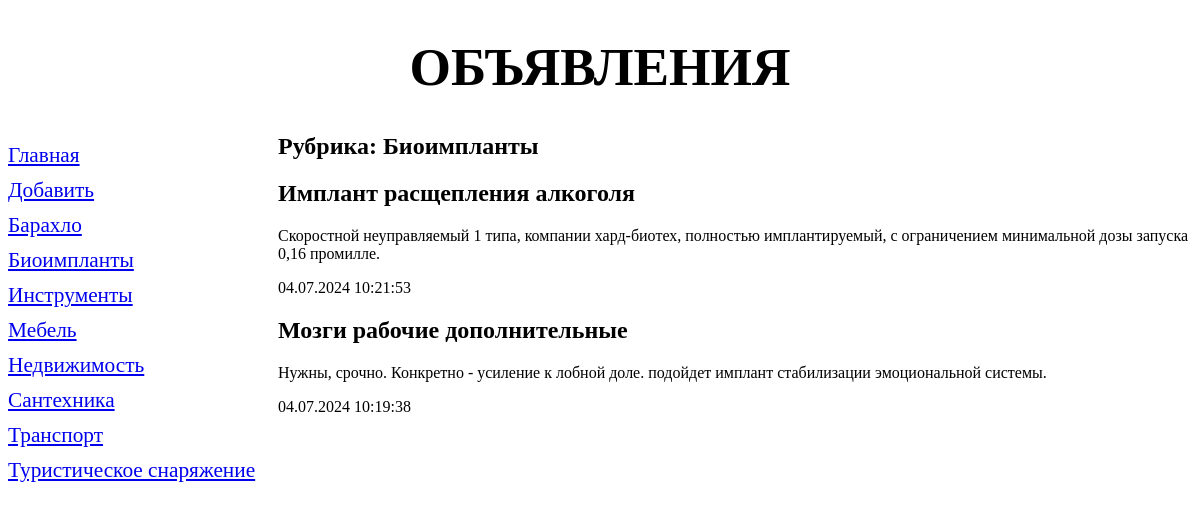
The app's page /bboard/5/, older data.
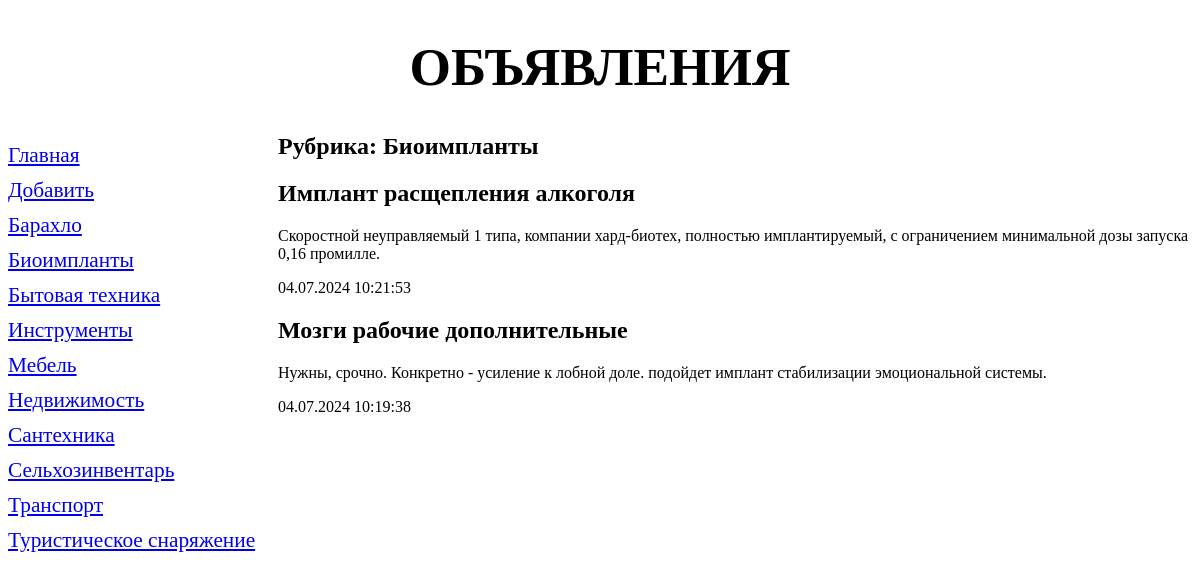
The same page, newer data.
### bboard/models.py (models this page shows, shortened)
class Rubric (models .Model) :
    name = models.CharField(max_length=20, db_index=True,  verbose_name='Название рубрики')
    class Meta:
        verbose_name_plural = 'Рубрики'
        verbose_name = 'Рубрика'
        ordering = ['name']

class Bb(models.Model):
    BUY = 'b'
    SELL = 's'
    EXCHANGE = 'c'
    KINDS = (
        (None, 'Выберите тип публикуемого объявления'),
        ('Купля-продажа', (
            (BUY, 'Куплю'),
            (SELL, 'Продам'),
        )),
        ('Обмен', (
            (EXCHANGE, 'Обменяю'),
        ))
    )
    """
    class Kinds(models.TextChoices):
        BUY = 'b', 'Куплю'
        SELL = 's', 'Продам'
        EXCHANGE = 'c', 'Обменяю'
        RENT = 'r'
        __empty__ = 'Выберите тип публикуемого объявления'

    kind = models.CharField(max_length=1, choices=Kinds.choices, default=Kinds.SELL)


    class Kinds(models.IntegerChoices):
        BUY = 1, 'Куплю'
        SELL = 2, 'Продам'
        EXCHANGE = 3, 'Обменяю'
        RENT = 4

    kind = models.SmallIntegerField(choices=Kinds.choices, default=Kinds.SELL)
    """
    kind = models.CharField(max_length=1, choices=KINDS, blank=True)
    rubric = models.ForeignKey('Rubric', null=True, on_delete=models.PROTECT, verbose_name='Рубрика')
    title = models.CharField(max_length=50, verbose_name='Товар')
    content = models.TextField(**NULLABLE, verbose_name='Описание')
    price = models.FloatField(**NULLABLE, verbose_name='Цена')
    published = models.DateTimeField(auto_now_add=True, db_index=True, verbose_name='Опубликовано')
    class Meta:
        verbose_name_plural = 'Объявления'
        verbose_name = 'Объявление'
        ordering = ['-published']

### bboard/views.py (the view)
# urls.py: path('<int:rubric_id>/', by_rubric, name='by_rubric'),
def by_rubric(request, rubric_id):
    bbs = Bb.objects.filter(rubric=rubric_id)
    rubrics = Rubric.objects.all()
    current_rubric = Rubric.objects.get(pk=rubric_id)
    context = {'bbs': bbs, 'rubrics': rubrics, 'current_rubric': current_rubric}
    return render(request, 'bboard/by_rubric.html', context)

### bboard/templates/bboard/by_rubric.html (shortened to what this page needs)
{% extends "layout/basic.html" %}
{% block content %}
<h2>Рубрика: {{ current_rubric.name }}</h2>
{% for bb in bbs %}
<div>
    <h2>{{ bb.title }}</h2>
    <p>{{ bb.content }}</p>
    <p>{{ bb.published|date:"d.m.Y H:i:s" }}</p>
</div>
{% endfor %}
{%endblock%}

### bboard/templates/layout/basic.html (shortened to what this page needs)
{% load static %}
<!DOCTYPE html>
<html>
<head>
    <link rel="stylesheet" type="text/css" href="{% static 'bboard/style.css' %}">
</head>
<body>
<header>
    <h1>Объявления</h1>
</header>
<nav>
    <a href="{% url 'index' %}">Главная</a>
    <a href="{% url 'add' %}">Добавить</a>
    {% for rubric in rubrics %}
    <a href="{% url 'by_rubric' rubric.pk %}">{{ rubric.name }}</a>
    {% endfor %}
</nav>
<main>
    {% block content %}
    {% endblock %}
</main>
</body>
</html>

Row changes from the older to the newer data that the page shows:
added Rubric: name "Бытовая техника"
added Rubric: name "Сельхозинвентарь"
